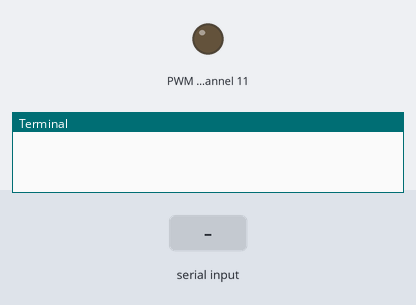
The program below on a simulated Raspberry Pi (BCM pin numbers). Parts: output pins drawn as LEDs (lit = HIGH), the last lines printed to the terminal. Dashed ring = blinking. Inputs (shaded band) come from the test bench. Library files of the repository ran but are not shown: pca9685.py.

Above: at 1.2 s.
1.3 s: "d" typed at the terminal, then Enter
At 2.2 s:
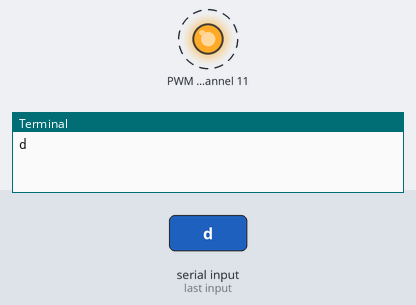
Timing chart, 0 to 10.3 s (numbered marks = the images above; inputs shaded):
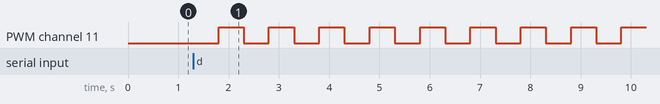

The program:

pca9685_practice.py
```python
import smbus
import pca9685
import time

led_pin = 11

i2c_bus = smbus.SMBus(1)
pwm = pca9685.PWM(i2c_bus)

pwm.setFreq(1000)

try:
  while True:
    userInput = input()
    if userInput == 'a':
      pwm.setDuty(led_pin, 4095)
    if userInput == 's':
      pwm.setDuty(led_pin, 0)
    if userInput == 'd':
      while True:
        pwm.setDuty(led_pin, 0)
        time.sleep(0.5)
        pwm.setDuty(led_pin, 4095)
        time.sleep(0.5)
        # if userInput == 'd': continue
        # break

except KeyboardInterrupt:
  pass

pwm.setDuty(led_pin, 0)
i2c_bus.close()
```

Measured:
- after the input at 1.3 s, PWM channel 11: alternates HIGH for 0.50 s and LOW for 0.50 s, starting after 0.50 s
